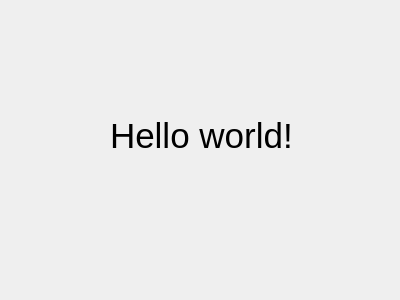
<?xml version="1.0" encoding="UTF-8"?>
<ui version="4.0">
 <class>Form</class>
 <widget class="QWidget" name="Form">
  <property name="geometry">
   <rect>
    <x>0</x>
    <y>0</y>
    <width>400</width>
    <height>300</height>
   </rect>
  </property>
  <property name="windowTitle">
   <string>Form</string>
  </property>
  <widget class="QLabel" name="label">
   <property name="geometry">
    <rect>
     <x>110</x>
     <y>110</y>
     <width>191</width>
     <height>51</height>
    </rect>
   </property>
   <property name="font">
    <font>
     <pointsize>26</pointsize>
    </font>
   </property>
   <property name="text">
    <string>Hello world!</string>
   </property>
  </widget>
 </widget>
 <resources/>
 <connections/>
</ui>
